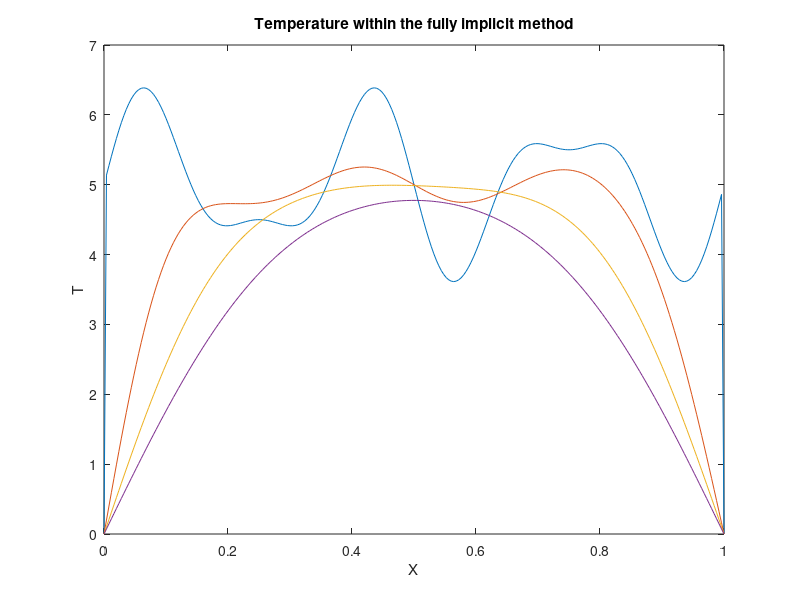
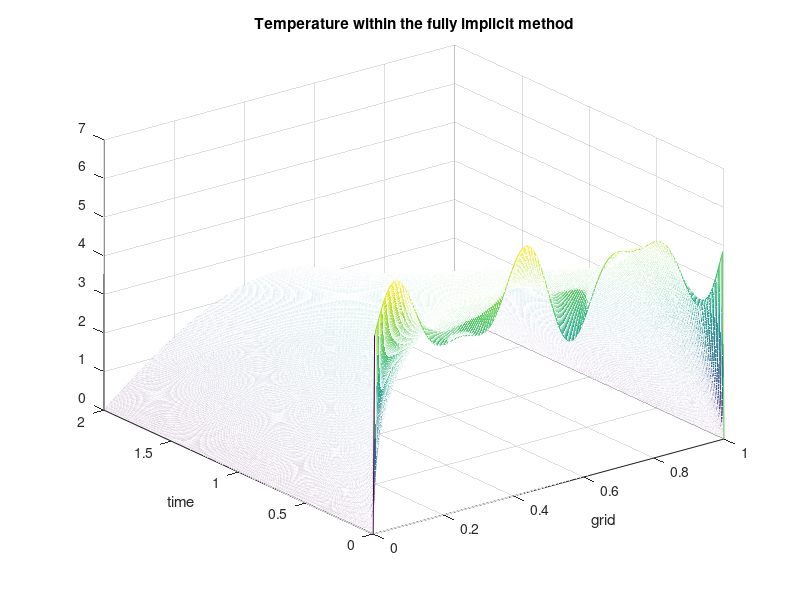

These charts were generated, in order, by the following MATLAB code:
clc; clear all; close all
length = 1;
tmax = 2;
jmax = 2500;
dt = tmax / jmax;
nmax = 250;
dx = length / nmax;
q1 = .05;alpha = q1 * dt / (dx)^2;

grid = linspace(0,length,nmax+1);
time = linspace(0,tmax,jmax+1);
T = zeros(nmax+1,jmax+1);

f1 = 5; f2 = 3;
% Initial conditiom
for n = 1:nmax+1
   T(n,1) = .5*sin(2*pi*f1*grid(n))+sin(2*pi*f2*grid(n))+5;
end
% Boundary condition
T(1,:) = 0;
T(nmax+1,:) = 0;
a(1:nmax-2)=-alpha;
b(1:nmax-1)=1+2*alpha;
c(1:nmax-2)=-alpha;
M=inv(diag(b,0)+diag(a,-1)+diag(c,1));

for k=2:jmax % Time Loop
    t_prev=T(2:nmax,k-1);
    T(2:nmax,k)=M*t_prev;
end

figure(1)
plot(grid,T(:,1),'-',grid,T(:,100),'-',grid,T(:,300),'-',grid,T(:,600),'-')
title('Temperature within the fully implicit method')
xlabel('X')
ylabel('T')
figure(2)
mesh(grid,time,T')
title('Temperature within the fully implicit method')
xlabel('grid')
ylabel('time')